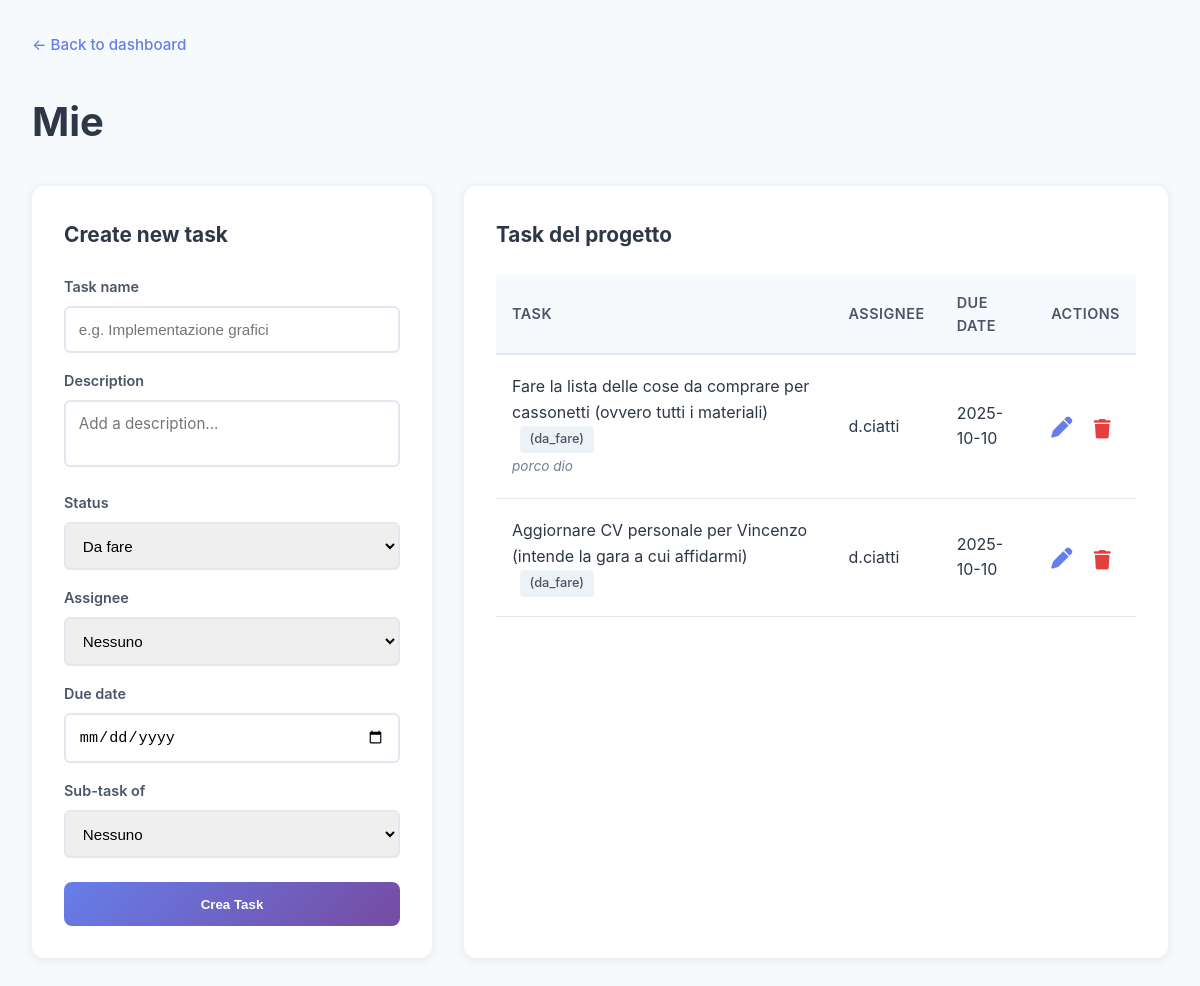
The app's page /progetto/4 (signed in) with its own data.
### tables this page shows
CREATE TABLE progetti (
            id INTEGER PRIMARY KEY AUTOINCREMENT,
            nome TEXT NOT NULL,
            owner_id INTEGER NOT NULL,
            FOREIGN KEY (owner_id) REFERENCES utenti(id)
        );

CREATE TABLE tasks (
            id INTEGER PRIMARY KEY AUTOINCREMENT,
            titolo TEXT NOT NULL,
            descrizione TEXT,
            progetto_id INTEGER NOT NULL,
            parent_id INTEGER,
            autore_id INTEGER NOT NULL,
            stato TEXT NOT NULL,
            assegnato_a INTEGER,
            scadenza TEXT,
            data_creazione TEXT DEFAULT CURRENT_TIMESTAMP,
            FOREIGN KEY (progetto_id) REFERENCES progetti(id),
            FOREIGN KEY (parent_id) REFERENCES tasks(id),
            FOREIGN KEY (autore_id) REFERENCES utenti(id),
            FOREIGN KEY (assegnato_a) REFERENCES utenti(id)
        );

CREATE TABLE utenti (
            id INTEGER PRIMARY KEY AUTOINCREMENT,
            nome TEXT NOT NULL,
            email TEXT UNIQUE NOT NULL,
            password_hash TEXT NOT NULL,
            ruolo TEXT NOT NULL
        );

### app/main.py (the view)
@app.get("/progetto/{progetto_id}", response_class=HTMLResponse)
async def visualizza_progetto(request: Request, progetto_id: int, user_id: str = Cookie(default=None)):
    if not user_id:
        return RedirectResponse("/login", status_code=302)
    db_path = get_db_path()
    conn = sqlite3.connect(db_path)
    c = conn.cursor()
    c.execute("""
        SELECT 1 FROM progetti p
        LEFT JOIN progetti_utenti pu ON p.id = pu.progetto_id
        WHERE p.id = ? AND (p.owner_id = ? OR pu.utente_id = ?)
    """, (progetto_id, user_id, user_id))
    if not c.fetchone():
        conn.close()
        return RedirectResponse("/", status_code=302)
    c.execute("SELECT nome FROM progetti WHERE id = ?", (progetto_id,))
    progetto = c.fetchone()
    if not progetto:
        conn.close()
        return RedirectResponse("/", status_code=302)
    c.execute("""SELECT id, titolo, descrizione, stato, parent_id, assegnato_a, scadenza
                 FROM tasks WHERE progetto_id = ?""", (progetto_id,))
    tasks = []
    for r in c.fetchall():
        tasks.append({
            "id": r[0],
            "titolo": r[1],
            "descrizione": r[2],
            "stato": r[3],
            "parent_id": r[4],
            "assegnato_a": r[5],
            "scadenza": r[6]
        })
    c.execute("""
        SELECT DISTINCT u.id, u.nome FROM utenti u
        INNER JOIN progetti_utenti pu ON u.id = pu.utente_id
        WHERE pu.progetto_id = ?
        UNION
        SELECT u.id, u.nome FROM utenti u
        INNER JOIN progetti p ON u.id = p.owner_id
        WHERE p.id = ?
    """, (progetto_id, progetto_id))
    membri_progetto = [{"id": r[0], "nome": r[1]} for r in c.fetchall()]
    conn.close()
    return templates.TemplateResponse("progetto.html", {
        "request": request,
        "progetto_nome": progetto[0],
        "progetto_id": progetto_id,
        "tasks": tasks,
        "membri_progetto": membri_progetto
    })

### frontend/templates/progetto.html (shortened to what this page needs)
<!DOCTYPE html>
<html lang="it">
<head>
    <link rel="stylesheet" href="/static/style.css">
    <link rel="stylesheet" href="https://cdnjs.cloudflare.com/ajax/libs/font-awesome/6.4.0/css/all.min.css">
</head>
<body>
    <div class="project-details-container">
        <nav class="back-nav">
            <a href="/">← Back to dashboard</a>
        </nav>
        <h1 class="project-title">{{ progetto_nome }}</h1>
        <div class="dashboard-project-split">
            <div class="project-tasks-create-panel">
                <h2 class="section-title">Create new task</h2>
                <form method="post" action="/crea_task" class="create-task-form">
                    <label for="titolo">Task name</label>
                    <input type="text" name="titolo" placeholder="e.g. Implementazione grafici" required>
                    <label for="descrizione">Description</label>
                    <textarea name="descrizione" placeholder="Add a description..."></textarea>
                    <label for="stato">Status</label>
                    <select name="stato">
                        <option value="da_fare">Da fare</option>
                    </select>
                    <label for="assegnato_a">Assignee</label>
                    <select name="assegnato_a">
                        <option value="">Nessuno</option>
                    </select>
                    <label for="scadenza">Due date</label>
                    <input type="date" name="scadenza">
                    <label for="parent_id">Sub-task of</label>
                    <select name="parent_id">
                        <option value="">Nessuno</option>
                    </select>
                    <button type="submit" class="btn-accent">Crea Task</button>
                </form>
            </div>
            <div class="project-tasks-list-panel">
                <h2 class="section-title">Task del progetto</h2>
                <table class="table-tasks">
                    <thead>
                        <tr>
                            <th>Task</th>
                            <th>Assignee</th>
                            <th>Due Date</th>
                            <th>Actions</th>
                        </tr>
                    </thead>
                    <tbody>
                        {% for task in tasks %}
                        <tr>
                            <td>
                                {{ task.titolo }}
                                <span class="task-status">({{ task.stato }})</span>
                                {% if task.descrizione %}
                                    <br><span class="task-description">{{ task.descrizione }}</span>
                                {% endif %}
                            </td>
                            <td>
                                {% if task.assegnato_a %}
                                    {% for membro in membri_progetto %}
                                        {% if membro.id == task.assegnato_a %}
                                            {{ membro.nome }}
                                        {% endif %}
                                    {% endfor %}
                                {% else %}
                                    Nessuno
                                {% endif %}
                            </td>
                            <td>
                                {% if task.scadenza %}
                                    {{ task.scadenza }}
                                {% endif %}
                            </td>
                            <td>
                                <a href="/modifica_task/{{ task.id }}?progetto_id={{ progetto_id }}" class="icon-edit" title="Modifica">
                                    <i class="fas fa-pen"></i>
                                </a>
                                <form method="post" action="/elimina_task" style="display:inline;">
                                    <button type="submit" class="icon-delete" title="Elimina" onclick="return confirm('Sei sicuro di voler eliminare questo task e tutti i suoi subtasks?');">
                                        <i class="fas fa-trash"></i>
                                    </button>
                                </form>
                            </td>
                        </tr>
                        {% else %}
                        <tr>
                            <td colspan="4">Nessun task trovato</td>
                        </tr>
                        {% endfor %}
                    </tbody>
                </table>
            </div>
        </div>
    </div>
</body>
</html>

### frontend/static/style.css (style rules this page uses)
* { margin: 0; padding: 0; box-sizing: border-box; }
body { font-family: 'Inter', -apple-system, BlinkMacSystemFont, 'Segoe UI', Roboto, Oxygen, Ubuntu, Cantarell, sans-serif; background: linear-gradient(135deg, #667eea 0%, #764ba2 100%); min-height: 100vh; color: #2d3748; line-height: 1.6; }
a { color: #25b7ff; text-decoration: none; transition: color 0.3s ease; }
.icon-edit i, .icon-delete i { font-size: 1.1em; vertical-align: middle; pointer-events: none; }
.create-task-form textarea { font-family: inherit; font-size: 1rem; }
textarea { font-family: inherit; resize: none; }
.project-details-container { min-height: 100vh; background: #f7fafc; padding: 2rem; }
.back-nav { max-width: 1400px; margin: 0 auto 2rem; }
.back-nav a { color: #667eea; font-weight: 500; font-size: 0.95rem; display: inline-flex; align-items: center; transition: color 0.3s ease; }
.project-title { max-width: 1400px; margin: 0 auto 2rem; font-size: 2.5rem; color: #2d3748; font-weight: 700; }
.dashboard-project-split { max-width: 1400px; margin: 0 auto; display: grid; grid-template-columns: 400px 1fr; gap: 2rem; }
.project-tasks-create-panel { background: white; padding: 2rem; border-radius: 12px; box-shadow: 0 2px 12px rgba(0, 0, 0, 0.08); height: fit-content; }
.section-title { font-size: 1.3rem; color: #2d3748; font-weight: 700; margin-bottom: 1.5rem; }
.create-task-form label { display: block; margin-top: 1rem; margin-bottom: 0.5rem; color: #4a5568; font-weight: 600; font-size: 0.9rem; }
.create-task-form input, .create-task-form select, .create-task-form textarea { width: 100%; padding: 0.8rem; border: 2px solid #e2e8f0; border-radius: 6px; font-size: 0.95rem; transition: border-color 0.3s ease; }
.btn-accent { width: 100%; margin-top: 1.5rem; padding: 0.9rem; background: linear-gradient(135deg, #667eea 0%, #764ba2 100%); color: white; border: none; border-radius: 8px; font-weight: 600; cursor: pointer; transition: all 0.3s ease; }
.project-tasks-list-panel { background: white; padding: 2rem; border-radius: 12px; box-shadow: 0 2px 12px rgba(0, 0, 0, 0.08); }
.table-tasks { width: 100%; border-collapse: collapse; margin-top: 1rem; }
.table-tasks thead { background: #f7fafc; border-bottom: 2px solid #e2e8f0; }
.table-tasks th { padding: 1rem; text-align: left; font-weight: 600; color: #4a5568; font-size: 0.9rem; text-transform: uppercase; letter-spacing: 0.5px; }
.table-tasks td { padding: 1.2rem 1rem; border-bottom: 1px solid #e2e8f0; }
.table-tasks tbody tr { transition: background 0.2s ease; }
.task-status { display: inline-block; padding: 0.2rem 0.6rem; background: #edf2f7; color: #4a5568; border-radius: 4px; font-size: 0.8rem; font-weight: 500; margin-left: 0.5rem; }
.task-description { font-size: 0.85rem; color: #718096; font-style: italic; }
.icon-edit { color: #667eea; margin-right: 1rem; font-size: 1.2rem; transition: color 0.3s ease; }
.icon-delete { background: transparent; border: none; color: #e53e3e; font-size: 1.1rem; cursor: pointer; transition: color 0.3s ease; }

### records on screen
progetti: nome "Mie"
tasks: titolo "Fare la lista delle cose da comprare per cassonetti (ovvero tutti i materiali)", stato "da_fare", descrizione "porco dio", scadenza "2025-10-10"
utenti: nome "d.ciatti"
tasks: titolo "Aggiornare CV personale per Vincenzo (intende la gara a cui affidarmi)", stato "da_fare", scadenza "2025-10-10"
